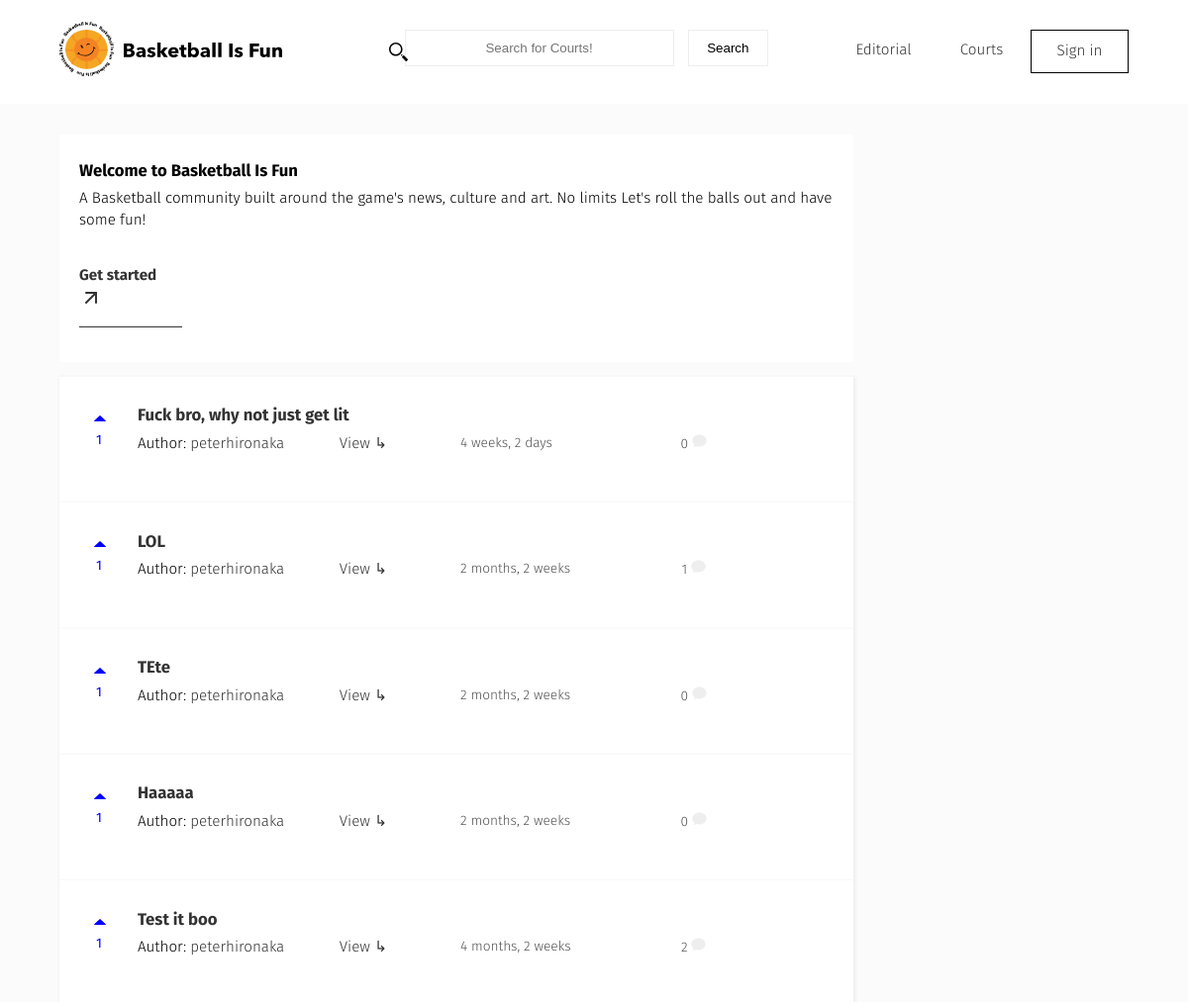
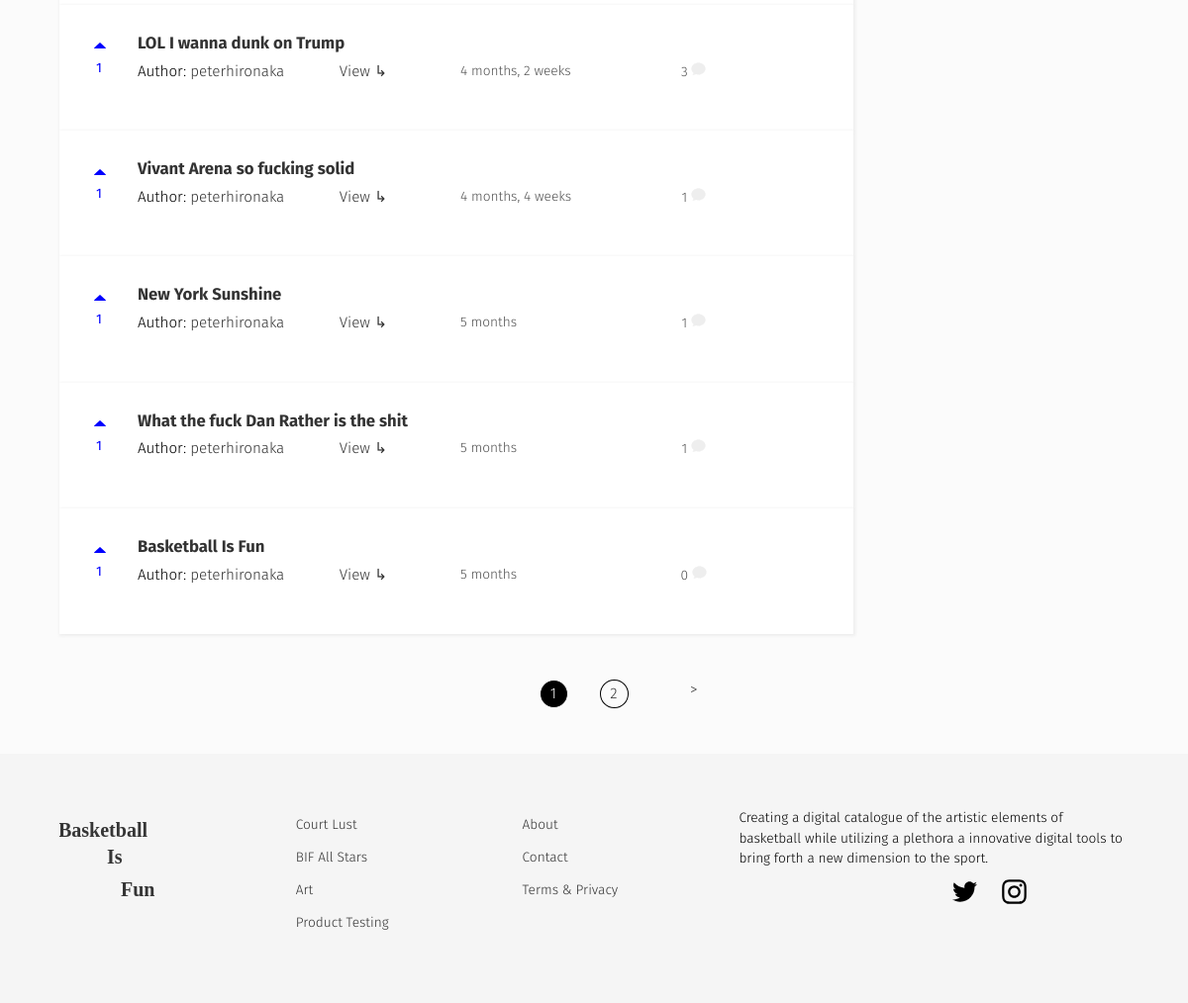
The page / on the database its author committed (2 pictures, top to bottom).
### forum/models.py (models this page shows, shortened)
class Forum(models.Model):
    user = models.ForeignKey(settings.AUTH_USER_MODEL, default=1)
    title = models.CharField(max_length=120)
    slug = models.SlugField(unique=True)
    height_field = models.IntegerField(default=0)
    width_field = models.IntegerField(default=0)
    content = models.TextField()
    likes = models.ManyToManyField(settings.AUTH_USER_MODEL, blank=True, related_name='forum_likes')
    draft = models.BooleanField(default=False)
    publish = models.DateField(auto_now=False, auto_now_add=False)
    updated = models.DateTimeField(auto_now=True, auto_now_add=False)
    timestamp = models.DateTimeField(auto_now=False, auto_now_add=True)
    objects = ForumManager()
    def get_absolute_url(self):
        return reverse("forum:detail", kwargs={"slug": self.slug})
    def get_like_url(self):
        return reverse("forum:like-toggle", kwargs={"slug": self.slug})
    def get_api_like_url(self):
        return reverse("forum:like-api-toggle", kwargs={"slug": self.slug})
    class Meta:
        ordering = ["-timestamp", "-updated"]
    @property
    def comments(self):
        instance = self
        qs = Comment.objects.filter_by_instance(instance)
        return qs

### forum/views.py (the view, shortened to what this page needs)
# urls.py: url(r'^$', forum_list, name='list'),
def forum_list(request):
	today = timezone.now().date()
	queryset_list = Forum.objects.active() #.order_by("-timestamp")
	if request.user:
		queryset_list = Forum.objects.all()
	query = request.GET.get("q")
	paginator = Paginator(queryset_list, 10) # Show 25 contacts per page
	page_request_var = "page"
	page = request.GET.get(page_request_var)
	try:
		queryset = paginator.page(page)
	except PageNotAnInteger:
		queryset = paginator.page(1)
	except EmptyPage:
		queryset = paginator.page(paginator.num_pages)
	context = {
		"object_list": queryset,
		"title": "List",
		"page_request_var": page_request_var,
		"today": today,
	}
	return render(request, "forum_list.html", context)

### comments/models.py (called while the page is built)
    def filter_by_instance(self, instance):
        content_type = ContentType.objects.get_for_model(instance.__class__)
        obj_id = instance.id
        qs = super(CommentManager, self).filter(content_type=content_type, object_id= obj_id).filter(parent=None)
        return qs

### forum/models.py (called while the page is built)
    def active(self, *args, **kwargs):
        return super(ForumManager, self).filter(draft=False).filter(publish__lte=timezone.now())

### templates/forum_list.html (shortened to what this page needs)
{% extends "base.html" %}
 {% block container-page %}forum-detail{% endblock container-page %}
{% block content %}
<div class="forum-intro">
  <h3>Welcome to Basketball Is Fun</h3>
  <p>A Basketball community built around the game's news, culture and art. No limits Let's roll the balls out and have some fun! </p>
  <a class="forum-button" href='{% url "forum:create" %}'>Get started <svg xmlns="http://www.w3.org/2000/svg" width="24" height="24" viewBox="0 0 24 24" fill="none" stroke="currentColor" stroke-width="2" stroke-linecap="round" stroke-linejoin="round" class="feather feather-arrow-up-right"><line x1="7" y1="17" x2="17" y2="7"></line><polyline points="7 7 17 7 17 17"></polyline></svg></a>
</div>
<div class="page-content--static">
{% for obj in object_list %}
<div class="forum-item">
  <div class="forum-likes">
    <a class='like-btn caption-stats' data-href='{{ obj.get_api_like_url }}' data-likes='{{ obj.likes.count }}'  href='{{ obj.get_like_url }}' class="forum-content--icon">
<p>{{ obj.likes.count }}</p> </a>
  </div>
<div class="forum-content ">
        <h3><a href="{{ obj.get_absolute_url }}">{{ obj.title }}</a> </h3>
      <div class="caption">
  {% if obj.user %}<p>Author: <a href='/profiles/{{ obj.user }}'>{{ obj.user }}</p></a>{% endif %}
      <p><a href="{{ obj.get_absolute_url }}" class="btn btn-primary" role="button">View  ↳</a></p>
 <p class="caption-stats">{{ obj.timestamp|timesince }}</p>
<a  data-href='{{ obj.get_api_comment_url }}' class="forum-content--icon caption-stats" data-likes='{{ obj.comments.count }}'>{{ obj.comments.count }}
</a>
      </div>
</div>
</div>
{% endfor %}
</div>
</div>
{% if object_list.has_other_pages %}
  <ul class="pagination">
    {% for i in object_list.paginator.page_range %}
      {% if object_list.number == i %}
        <li class="page active"><span>{{ i }} </span></li>
      {% else %}
        <li class="page number"><a href="?page={{ i }}">{{ i }}</a></li>
      {% endif %}
    {% endfor %}
    {% if object_list.has_next %}
      <li class="next"><a href="?page={{ object_list.next_page_number }}">> </a></li>
    {% endif %}
  </ul>
{% endif %}
{% endblock content %}

### static/css/main.css (style rules this page uses)
body,footer h3 { font-weight:300 }
#id_password,.forum-intro a.search-button,.search-button,.search-field,body { font-family:'Fira Sans',sans-serif }
li,nav ul li { list-style:none }
body { border:0;padding:0;-webkit-text-size-adjust:100%;-webkit-font-feature-settings:"kern" 1;-moz-font-feature-settings:"kern" 1;-o-font-feature-settings:"kern" 1;font-feature-settings:"kern" 1;font-kerning:normal;background-color:#fbfbfb;line-height:1.4;font-size:.95em;overflow-x:hidden }
body,html { min-height:100%;margin:0 }
a { color:#333;text-decoration:none }
p { margin:10px 0 }
h1,h2,h3,h4 { margin:0 }
.page-content--static { grid-column:1/4;margin:1em 0 0;position:relative }
.page-content--static .forum-item { display:grid;background:#fff;grid-template-columns:30px 1fr;grid-gap:19px;padding:7px 30px;box-shadow:1px 1px 3px 1px #eee }
.page-content--static .forum-item .forum-likes { margin:1.5em 0 }
.page-content--static .forum-item .forum-likes p { max-width:20px;margin:3px 0;color:#00f;font-weight:400 }
h3 { font-size:1.1em;line-height:1;margin:0;padding:8px 0 0 }
.forum-intro { grid-column:1/4;background-color:#fff;margin-top:2em;padding:20px }
.courts-button,.forum-button { max-width:104px;padding:10px 0;font-weight:700;border-bottom:1px solid }
.forum-button { margin:1em auto;text-align:left;display:inline-table }
.forum-content--icon,.like-btn { padding:5px;margin:5px 11px 10px 0;text-align:center;-webkit-transition:all .1s ease 0s;-moz-transition:all .1s ease 0s;-o-transition:all .1s ease 0s;transition:all .1s ease 0s }
.forum-content,.page-content,.password-form,aside { background:#fff;margin:1em 0 0 }
.caption { display:grid;grid-template-columns:1fr .6fr 1fr .4fr .4fr;padding:0 }
.caption p { height:auto }
.caption a svg { margin-right:7px }
.caption-stats { font-size:.9em;color:#505050 }
.pagination { margin:3em 0;position:relative;text-align:center;display:grid;grid-column-gap:2rem;grid-template-columns:repeat(auto-fit,minmax(29px,.01fr));justify-content:center }
.pagination li.page { border:1px solid;padding:3px;border-radius:50% }
.pagination li.page.active { background:#000;color:#fff }
.next,.previous { margin:0 2em }

### rows shown on the page
Forum: likes.count "1", title "Fuck bro, why not just get lit", user "peterhironaka", timestamp "4 weeks, 2 days", comments.count "0"
Forum: likes.count "1", title "LOL", user "peterhironaka", timestamp "2 months, 2 weeks", comments.count "1"
Forum: likes.count "1", title "TEte", user "peterhironaka", timestamp "2 months, 2 weeks", comments.count "0"
Forum: likes.count "1", title "Haaaaa", user "peterhironaka", timestamp "2 months, 2 weeks", comments.count "0"
Forum: likes.count "1", title "Test it boo", user "peterhironaka", timestamp "4 months, 2 weeks", comments.count "2"
Forum: likes.count "1", title "LOL I wanna dunk on Trump", user "peterhironaka", timestamp "4 months, 2 weeks", comments.count "3"
Forum: likes.count "1", title "Vivant Arena so fucking solid", user "peterhironaka", timestamp "4 months, 4 weeks", comments.count "1"
Forum: likes.count "1", title "New York Sunshine", user "peterhironaka", timestamp "5 months", comments.count "1"
Forum: likes.count "1", title "What the fuck Dan Rather is the shit", user "peterhironaka", timestamp "5 months", comments.count "1"
Forum: likes.count "1", title "Basketball Is Fun", user "peterhironaka", timestamp "5 months", comments.count "0"

### other values the page prints
{{ i }} "1"
{{ i }} "2"
